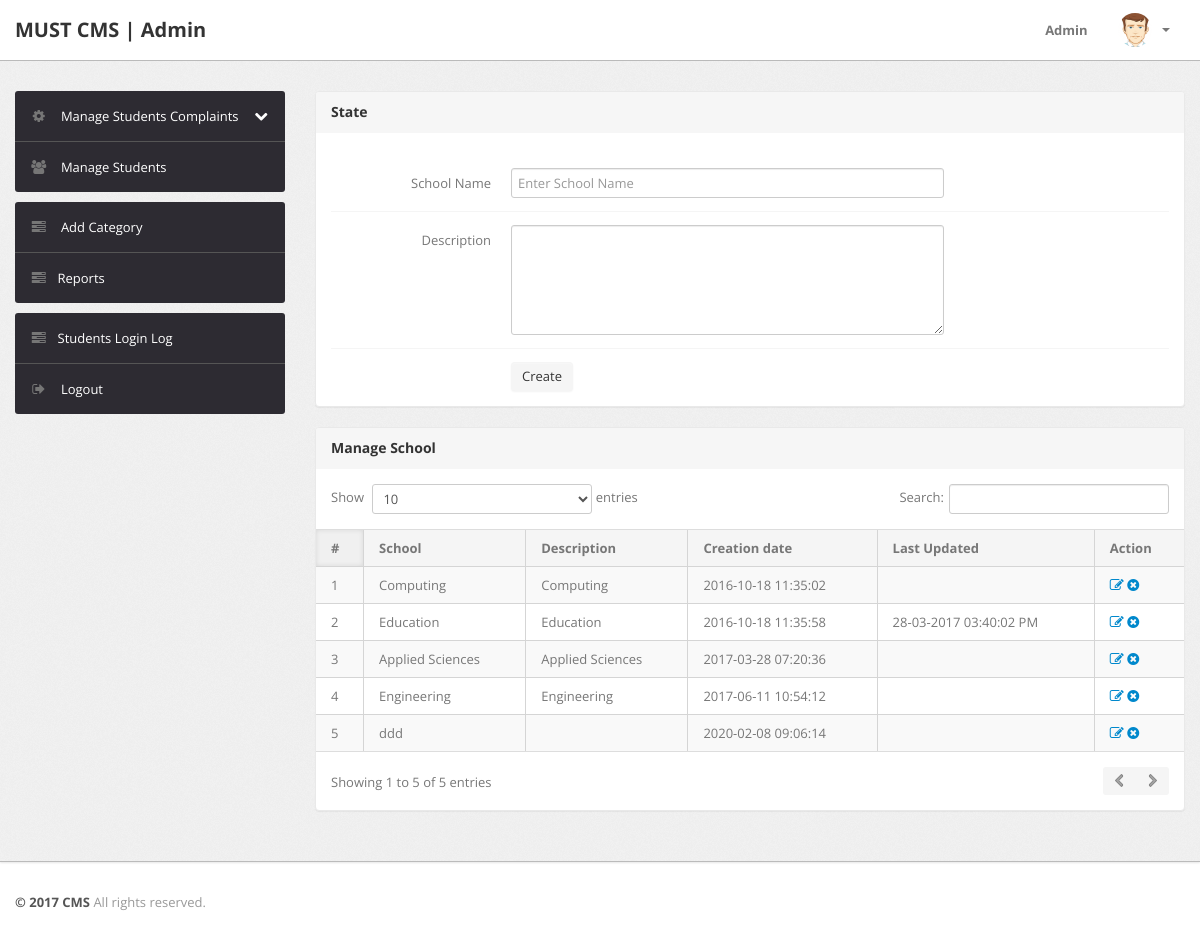
The app's page /admin/state.php (signed in) with its own data.
### tables this page shows
CREATE TABLE `school` (
  `id` int(11) NOT NULL,
  `SchoolName` varchar(255) NOT NULL,
  `SchoolDescription` tinytext NOT NULL,
  `postingDate` timestamp NOT NULL DEFAULT CURRENT_TIMESTAMP,
  `updationDate` varchar(255) DEFAULT NULL
);

### admin/state.php (the view, shortened to what this page needs)
<?php
include('include/config.php');
if(strlen($_SESSION['alogin'])==0)
	{
header('location:index.php');
}
else{
?>
<!DOCTYPE html>
<html lang="en">
<head>
	<link type="text/css" href="bootstrap/css/bootstrap.min.css" rel="stylesheet">
	<link type="text/css" href="bootstrap/css/bootstrap-responsive.min.css" rel="stylesheet">
	<link type="text/css" href="css/theme.css" rel="stylesheet">
	<link type="text/css" href="images/icons/css/font-awesome.css" rel="stylesheet">
</head>
<body>
<?php include('include/header.php');?>
	<div class="wrapper">
		<div class="container">
			<div class="row">
<?php include('include/sidebar.php');?>
			<div class="span9">
					<div class="content">
						<div class="module">
							<div class="module-head">
								<h3>State</h3>
							</div>
							<div class="module-body">
									<br />
			<form class="form-horizontal row-fluid" name="Category" method="post" >
<div class="control-group">
<label class="control-label" for="basicinput">School Name</label>
<div class="controls">
<input type="text" placeholder="Enter School Name"  name="School" class="span8 tip" required>
</div>
</div>
<div class="control-group">
											<label class="control-label" for="basicinput">Description</label>
											<div class="controls">
												<textarea class="span8" name="description" rows="5"></textarea>
											</div>
										</div>
	<div class="control-group">
											<div class="controls">
												<button type="submit" name="submit" class="btn">Create</button>
											</div>
										</div>
									</form>
							</div>
						</div>
	<div class="module">
							<div class="module-head">
								<h3>Manage School</h3>
							</div>
							<div class="module-body table">
								<table cellpadding="0" cellspacing="0" border="0" class="datatable-1 table table-bordered table-striped	 display" width="100%">
									<thead>
										<tr>
											<th>#</th>
											<th>School</th>
											<th>Description</th>
											<th>Creation date</th>
											<th>Last Updated</th>
											<th>Action</th>
										</tr>
									</thead>
									<tbody>
<?php $query=mysqli_query($con,"select * from School");
$cnt=1;
while($row=mysqli_fetch_array($query))
{
?>
										<tr>
											<td><?php echo htmlentities($cnt);?></td>
											<td><?php echo htmlentities($row['SchoolName']);?></td>
											<td><?php echo htmlentities($row['SchoolDescription']);?></td>
											<td> <?php echo htmlentities($row['postingDate']);?></td>
											<td><?php echo htmlentities($row['updationDate']);?></td>
											<td>
											<a href="edit-state.php?id=<?php echo $row['id']?>" ><i class="icon-edit"></i></a>
											<a href="state.php?id=<?php echo $row['id']?>&del=delete" onClick="return confirm('Are you sure you want to delete?')"><i class="icon-remove-sign"></i></a></td>
										</tr>
										<?php $cnt=$cnt+1; } ?>
								</table>
							</div>
						</div>
					</div>
				</div>
			</div>
		</div>
	</div>
<?php include('include/footer.php');?>
</body>
<?php } ?>

### records on screen
school: SchoolName "Computing", SchoolDescription "Computing", postingDate "2016-10-18 11:35:02"
school: SchoolName "Education", SchoolDescription "Education", postingDate "2016-10-18 11:35:58", updationDate "28-03-2017 03:40:02 PM"
school: SchoolName "Applied Sciences", SchoolDescription "Applied Sciences", postingDate "2017-03-28 07:20:36"
school: SchoolName "Engineering", SchoolDescription "Engineering", postingDate "2017-06-11 10:54:12"
school: SchoolName "ddd", postingDate "2020-02-08 09:06:14"
